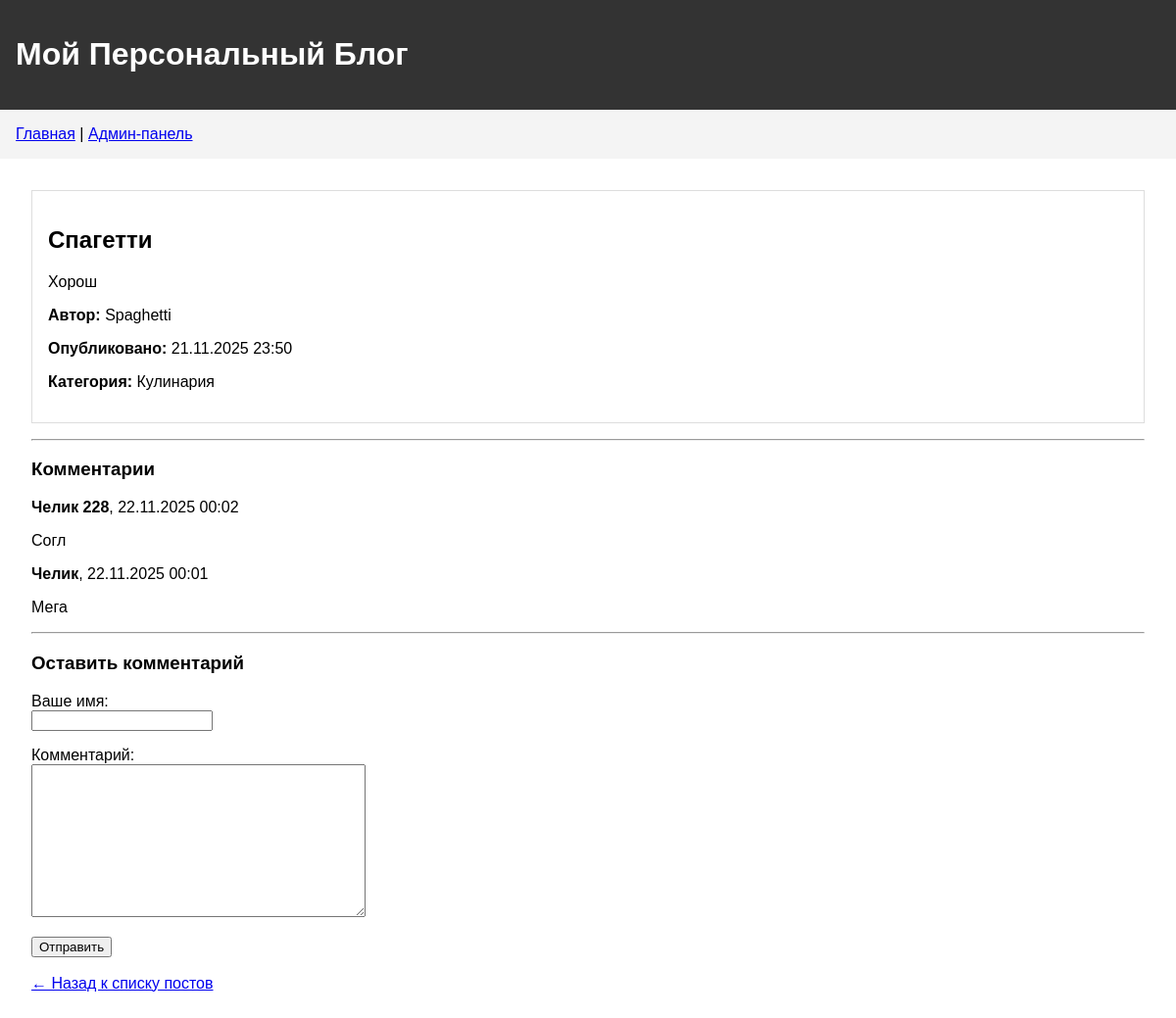
The app's page /post/4/ with its own data.
### blog/models.py (models this page shows, shortened)
class Post(models.Model):
    title = models.CharField(max_length=200, verbose_name='Заголовок')
    content = models.TextField(verbose_name='Содержание')
    created_date = models.DateTimeField(default=timezone.now, verbose_name='Дата создания')
    published_date = models.DateTimeField(blank=True, null=True, verbose_name='Дата публикации')
    author = models.ForeignKey(User, on_delete=models.CASCADE, verbose_name='Автор')
    category = models.ForeignKey(Category, on_delete=models.SET_NULL, null=True, verbose_name='Категория')
    image = models.ImageField(upload_to='post_images/', blank=True, null=True, verbose_name='Изображение')
    class Meta:
        verbose_name = 'Пост'
        verbose_name_plural = 'Посты'

class Category(models.Model):
    name = models.CharField(max_length=100, verbose_name='Название категории')
    description = models.TextField(blank=True, verbose_name='Описание')
    class Meta:
        verbose_name = 'Категория'
        verbose_name_plural = 'Категории'

class Comment(models.Model):
    post = models.ForeignKey(
        Post,
        on_delete=models.CASCADE,
        related_name='comments',
        verbose_name='Пост'
    )
    author_name = models.CharField(max_length=100, verbose_name='Имя автора')
    text = models.TextField(verbose_name='Комментарий')
    created_date = models.DateTimeField(default=timezone.now, verbose_name='Дата создания')
    approved = models.BooleanField(default=True, verbose_name='Одобрен')
    class Meta:
        verbose_name = 'Комментарий'
        verbose_name_plural = 'Комментарии'
        ordering = ['-created_date']

### blog/views.py (the view)
# urls.py: path('post/<int:pk>/', views.post_detail, name='post_detail'),
def post_detail(request, pk):
    post = get_object_or_404(Post, pk=pk)
    comments = post.comments.filter(approved=True)
    if request.method == 'POST':
        form = CommentForm(request.POST)
        if form.is_valid():
            comment = form.save(commit=False)
            comment.post = post
            comment.save()
            form = CommentForm()
    else:
        form = CommentForm()
    context = {
        'post': post,
        'comments': comments,
        'form': form,
    }
    return render(request, 'blog/post_detail.html', context)

### blog/forms.py
class CommentForm(forms.ModelForm):
    class Meta:
        model = Comment
        fields = ['author_name', 'text']
        labels = {
            'author_name': 'Ваше имя',
            'text': 'Комментарий',
        }

### blog/templates/blog/post_detail.html (shortened to what this page needs)
{% extends 'blog/base.html' %}
{% block content %}
    <article class="post">
        <h2>{{ post.title }}</h2>
        <p>{{ post.content|linebreaks }}</p>
        <div class="post-meta">
            <p><strong>Автор:</strong> {{ post.author }}</p>
            <p><strong>Опубликовано:</strong> {{ post.published_date|date:"d.m.Y H:i" }}</p>
            <p><strong>Категория:</strong> {{ post.category.name }}</p>
        </div>
    </article>
    <hr>
    <h3>Комментарии</h3>
    {% if comments %}
        {% for comment in comments %}
            <div class="comment">
                <p><strong>{{ comment.author_name }}</strong>,
                   {{ comment.created_date|date:"d.m.Y H:i" }}</p>
                <p>{{ comment.text|linebreaks }}</p>
            </div>
        {% endfor %}
    {% else %}
        <p>Пока нет комментариев.</p>
    {% endif %}
    <hr>
    <h3>Оставить комментарий</h3>
    <form method="post">
        <p>
            {{ form.author_name.label_tag }}<br>
            {{ form.author_name }}
        </p>
        <p>
            {{ form.text.label_tag }}<br>
            {{ form.text }}
        </p>
        <button type="submit">Отправить</button>
    </form>
    <br>
    <a href="{% url 'post_list' %}">← Назад к списку постов</a>
{% endblock %}

### blog/templates/blog/base.html (style rules this page uses)
body { font-family: Arial, sans-serif; margin: 0; padding: 0; }
.post { border: 1px solid #ddd; margin-bottom: 1rem; padding: 1rem; }

### records on screen
Post: title "Спагетти", content "Хорош", author "Spaghetti", published_date "21.11.2025 23:50", category.name "Кулинария"
Comment: author_name "Челик 228", created_date "22.11.2025 00:02", text "Согл"
Comment: author_name "Челик", created_date "22.11.2025 00:01", text "Мега"
